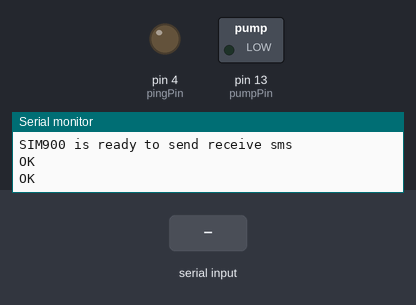
The sketch below on a simulated Arduino Uno, built with avr-gcc and run on an emulated ATmega328P. Parts: switched loads named in the sketch (green lamp = pin HIGH), output pins drawn as LEDs (lit = HIGH), the last lines printed to the serial monitor. The test bench sets the inputs (shaded band). The modem accepts every AT command (registered, SIM ready, sends succeed) and sends nothing else.

Above: at 1.4 s.
1.5 s: "ON" received over the second serial link
At 3.1 s:
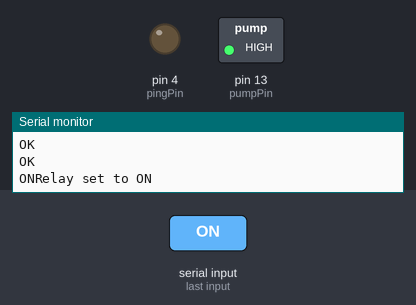
4.0 s: "OFF" received over the second serial link
At 6.1 s:
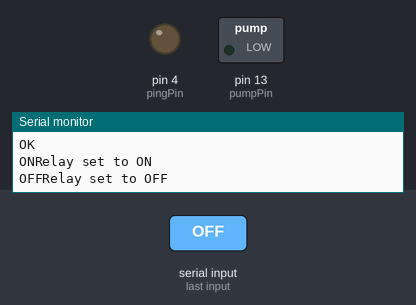
Timing chart, 0 to 7.6 s (numbered marks = the images above; inputs shaded):
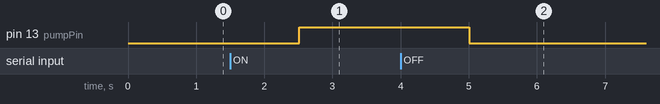

Measured:
- after the input at 1.5 s, pin 13 (pumpPin): LOW → HIGH after 1.0 s
- after the input at 4.0 s, pin 13 (pumpPin): HIGH → LOW after 1.0 s

The sketch:

pc.ino
```cpp
// Code is modified by https://MyElectronicslab.com original code written by RNL
#include <SoftwareSerial.h>

#include <Wire.h>
#include "RTClib.h"

// Configure software serial port
SoftwareSerial SIM900(7, 8);

#define TIMEOUT 5000
//#define DELAY 6000

int DELAY = 5000;

//Pin Sensor Kelembaban Tanah
const int soilMoistureSensor1Pin = A0;
const int soilMoistureSensor2Pin = A1;
float smSensor1Value = 0;
float smSensor2Value = 0;
float smSensorAverageValue = 0;


//Pin Sensor Ultrasonic/Jarak
const int pingPin = 4;
const int echo = 3;
long duration, inches, cm;

//Pin Aktuator Pompa
const int PROGMEM pumpPin = LED_BUILTIN;
//const int PROGMEM pumpPin = LED_BUILTIN;

// DS1307 RTC
// SDA pin to Arduino A4
// SCL pin to Arduino A5
RTC_DS1307 RTC;
int morningHour = 05;
DateTime now;


boolean isSMMonitoring = false;
boolean isWaterMonitoring = false;
long currentMillis;
long previousMillis;

String message;

boolean isWater = true;
String waterCondition;

boolean isNotification = false;


boolean isAutomatic = false;

char sms_text[100] = "";


// Variable to store text message
String textMessage;

// Create a variable to store Lamp state
String lampState = "HIGH";

const int ledBuiltin = LED_BUILTIN;

//String message;

// Relay connected to pin 3
const int relay = 3;


void setup() {
  // Automatically turn on the shield
  //  digitalWrite(9, HIGH);
  //  delay(1000);
  //  digitalWrite(9, LOW);
  //  delay(5000);

  //
  //
  //  //Menampilkan judul di Serial Monitor
  //  Serial.println("===Penyiram Tanaman Cabai===");
  //  Serial.println("Starting SIM800 Auto Read SMS");
  //
  //Memulai RTC
  Wire.begin();
  RTC.begin();
  if (!RTC.isrunning()) {
    Serial.println("RTC is NOT running!");
    // following line sets the RTC to the date & time this sketch was compiled
    RTC.adjust(DateTime(2014, 1, 21, 4, 59, 49));// to set the time manualy
  }

  // By default the relay is off
  //  digitalWrite(relay, HIGH);

  // Initializing serial commmunication

  Serial.begin(19200);
  SIM900.begin(19200);

  // Give time to your GSM shield log on to network
  //  delay(20000);
  Serial.print("SIM900 is ready to send receive sms");

  // AT command to set SIM900 to SMS mode
  SIM900.print("AT+CMGF=1\r");
  delay(100);

  // Set module to send SMS data to serial out upon receipt
    SIM900.print("AT+CNMI=2,2,0,0,0\r");
    delay(100);


  // Set relay as OUTPUT
  pinMode(ledBuiltin, OUTPUT);
  //  pinMode(relay, OUTPUT);

  //Mengatur konfigurasi pin sensor Kelembaban Tanah
  pinMode(soilMoistureSensor1Pin, INPUT);
  pinMode(soilMoistureSensor2Pin, INPUT);

  //Mengatur konfigurasi pin sensor Ultrasonic
  pinMode(pingPin, OUTPUT);
  pinMode(echo, INPUT);

  //Mengatur konfigurasi pin Pompa
  pinMode(pumpPin, OUTPUT);

  //  sendSMS("Tes");
  //sendMessage();
}

// Function that sends SMS
void sendMessage(int mode)
{
  if (mode == 1) {
    Serial.println ("SIM900A Mengirim SMS");
    SIM900.println("AT+CMGF=1");    //Sets the GSM Module in Text Mode
    delay(1000);  // Delay of 1000 milli seconds or 1 second
    Serial.println ("Set SMS Number");
    SIM900.println("AT+CMGS=\"+6281327293085\"\r"); // Replace with your mobile number
    delay(1000);
    Serial.println ("Set SMS Content");
    SIM900.println(message);// The SMS text you want to send
    delay(100);
    Serial.println ("Finish");
    SIM900.println((char)26);// ASCII code of CTRL+Z
    delay(1000);
    Serial.println (" ->SMS Selesai dikirim");
  } else if (mode == 2) {
    Serial.println ("SIM900A Mengirim SMS");
    SIM900.println("AT+CMGF=1");    //Sets the GSM Module in Text Mode
    delay(1000);  // Delay of 1000 milli seconds or 1 second
    Serial.println ("Set SMS Number");
    SIM900.println("AT+CMGS=\"+6281327293085\"\r"); // Replace with your mobile number
    delay(1000);
    Serial.println ("Set SMS Content");
    SIM900.println(sms_text);// The SMS text you want to send
    delay(100);
    Serial.println ("Finish");
    SIM900.println((char)26);// ASCII code of CTRL+Z
    delay(1000);
    Serial.println (" ->SMS Selesai dikirim");
  }
}

//Tanpa Jeda
void pompaBuka() {
  digitalWrite(pumpPin, HIGH);
  sendMessage(1);
  //  gprs.sendSMS("+56955147132", "Pompa Dinyalakan");
}

void pompaTutup() {
  digitalWrite(pumpPin, LOW);
  sendMessage(1);
  //  gprs.sendSMS("+56955147132", "Pompa Dimatikan");
}

//Dengan Jeda
void jedaPompaBuka() {
  digitalWrite(pumpPin, HIGH);
  //  gprs.sendSMS("+56955147132", "Pompa Dinyalakan");
  message = "Pompa Dinyalakan";
  sendMessage(1);
  delay(DELAY);
  digitalWrite(pumpPin, LOW);
  message = "Pompa Dimatikan";
  sendMessage(1);
  //  gprs.sendSMS("+56955147132", "Pompa Dimatikan");
}


void getAllCondition() {
  char smSensorAverageValueChar[10];
  char cmChar[10];
  char copy[50];
  waterCondition.toCharArray(copy, 50);
  dtostrf(smSensorAverageValue, 1, 2, smSensorAverageValueChar); // float to string
  dtostrf(cm, 1, 2, cmChar); // float to string
  sprintf(sms_text, "Soil Moisture Average Value : %s, Jarak: %s cm, Keadaan Air : %s", smSensorAverageValueChar, cmChar, copy);
  //  gprs.sendSMS("+56955147132", sms_text);
  sendMessage(2);

  Serial.println(sms_text);
  Serial.println("\nSMS sent OK");
}

void getWaterCondition() {
  char cmChar[10];
  char copy[20];
  waterCondition.toCharArray(copy, 20);
  dtostrf(cm, 1, 2, cmChar); // float to string
  sprintf(sms_text, "Jarak: %s cm, Keadaan Air : %s", cmChar, copy);
  //  gprs.sendSMS("+56955147132", sms_text);
  sendMessage(2);
  Serial.println(sms_text);
  Serial.println("\nSMS sent OK");
}


long previousRTCMillis;
boolean isRTCShow = false;
//Menampilkan waktu
void showRTC() {
  if ((isRTCShow == false) && (currentMillis - previousRTCMillis >= 1000)) {
    now = RTC.now();
    Serial.print("DATE : ");
    Serial.print(now.day(), DEC);
    Serial.print("/");
    if (now.month() < 10) {
      Serial.print("0");
    }
    Serial.print(now.month(), DEC);
    Serial.print("/");

    Serial.println(now.year(), DEC);

    Serial.print("TIME : ");
    if (now.hour() < 10) {
      Serial.print("0");
    }
    Serial.print(now.hour(), DEC);
    Serial.print(":");
    if (now.minute() < 10) {
      Serial.print("0");
    }

    Serial.print(now.minute(), DEC);
    Serial.print(":");
    if (now.second() < 10) {
      Serial.print("0");
    }

    Serial.println(now.second(), DEC);
    //  delay(1000);
    isRTCShow = true;
    previousRTCMillis = currentMillis;
  } else if ((isRTCShow == true) && (currentMillis - previousRTCMillis >= 1000)) {
    isRTCShow = false;
    previousRTCMillis = currentMillis;
  }
}


void automatic() {

  //Alarm
  if ((int) morningHour != 0) {
    if (now.hour() == (int) morningHour && now.minute() == 0 && now.second() <= 30 ) {
      digitalWrite(pumpPin, HIGH);
    } else {
      digitalWrite(pumpPin, LOW);
    }
  }
}
//
//
long previousMonitorMillis;
//Semua Kondisi Sensor
void monitorAllCondition() {

  digitalWrite(pingPin, LOW);
  delayMicroseconds(2);
  digitalWrite(pingPin, HIGH);
  delayMicroseconds(5);
  digitalWrite(pingPin, LOW);

  duration = pulseIn(echo, HIGH);

  //  inches = duration / 74 / 2;
  cm = duration / 29 / 2;

  //  Serial.print(inches);
  //  Serial.print("in, ");


  if ((isSMMonitoring == false) && (currentMillis - previousMonitorMillis >= 4000)) {
    smSensor1Value = analogRead(soilMoistureSensor1Pin);
    smSensor2Value = analogRead(soilMoistureSensor2Pin);
    smSensorAverageValue = (smSensor1Value + smSensor2Value) / 2;
    Serial.print("sensor1 : ");
    Serial.print(smSensor1Value);
    Serial.print(" & sensor2 : ");
    Serial.println(smSensor2Value);
    Serial.print("smSensorAverageValue : ");
    Serial.println(smSensorAverageValue);

    Serial.print(cm);
    Serial.print("cm");
    Serial.println();

    if (cm > 20) {
      Serial.println("Air Sudah Habis");
      waterCondition = "Air kering";
      digitalWrite(pumpPin, LOW);
      isWater = false;
    } else {
      Serial.println("Air Masih Ada");
      waterCondition = "Air masih ada";
      isWater = true;
    }

    isSMMonitoring = true;
    previousMonitorMillis = currentMillis;
  } else if ((isSMMonitoring == true) && (currentMillis - previousMonitorMillis >= 8000)) {
    isSMMonitoring = false;
    previousMonitorMillis = currentMillis;
  }

}

void loop() {

  //    now = RTC.now();
  //    Serial.print("DATE : ");
  //    Serial.print(now.day(), DEC);
  //    Serial.print("/");
  //    if (now.month() < 10) {
  //      Serial.print("0");
  //    }
  //    Serial.print(now.month(), DEC);
  //    Serial.print("/");
  //
  //    Serial.println(now.year(), DEC);
  //
  //    Serial.print("TIME : ");
  //    if (now.hour() < 10) {
  //      Serial.print("0");
  //    }
  //    Serial.print(now.hour(), DEC);
  //    Serial.print(":");
  //    if (now.minute() < 10) {
  //      Serial.print("0");
  //    }
  //
  //    Serial.print(now.minute(), DEC);
  //    Serial.print(":");
  //    if (now.second() < 10) {
  //      Serial.print("0");
  //    }
  //
  //    Serial.println(now.second(), DEC);
  //    delay(1000);

  //  currentMillis = millis();  //Sebagai stopwatch
  //  showRTC();
  //  monitorAllCondition();
  //      if (isAutomatic == true) {
  //        automatic();
  //      }

  //  if (isNotification) {
  //    if (isWater == false) {
  //      if ((isWaterMonitoring == false) && (currentMillis - previousWaterMillis >= 4000)) {
  //        gprs.sendSMS("+56955147132", "Air habis!!!");
  //        isWaterMonitoring = true;
  //        previousWaterMillis = currentMillis;
  //      } else if ((isWaterMonitoring == true) && (currentMillis - previousWaterMillis >= 64000)) {
  //        isWaterMonitoring = false;
  //        previousWaterMillis = currentMillis;
  //      }
  //    }
  //  }


  if (SIM900.available() > 0) {
    textMessage = SIM900.readString();
    Serial.print(textMessage);
    delay(10);
  }
  if (textMessage.indexOf("ON") >= 0) {
    // Turn on relay and save current state
    digitalWrite(pumpPin, HIGH);
    lampState = "on";
    Serial.println("Relay set to ON");
    textMessage = "";
//    SIM900.print("AT+CMGD=1,4");
//    delay(100);
  }
  if (textMessage.indexOf("OFF") >= 0) {
    // Turn off relay and save current state
    digitalWrite(pumpPin, LOW);
    lampState = "off";
    Serial.println("Relay set to OFF");
    textMessage = "";
//    SIM900.print("AT+CMGD=1,4");
//    delay(100);
  }
  if (textMessage.indexOf("STATE") >= 0) {
    message = "Lamp is " + lampState;
    //    sendSMS(message);
    sendMessage(1);
    Serial.println("Lamp state resquest");
    textMessage = "";
  }


  //    if (textMessage.indexOf("ACTION_START") >= 0) {
  //      // Turn off relay and save current state
  //      message = "POMPA ON";
  //      pompaBuka();
  //      lampState = "on";
  //
  //      Serial.println("PUMP ACTIVATED");
  //      textMessage = "";
  //    }
  //
  //    if (textMessage.indexOf("ACTION_STOP") >= 0) {
  //      // Turn off relay and save current state
  //      message = "POMPA OFF";
  //      pompaTutup();
  //      lampState = "off";
  //      Serial.println("PUMP DEACTIVATED");
  //      textMessage = "";
  //    }
  //
  //    if (textMessage.indexOf("ACTION_DELAYSTART") >= 0) {
  //      // Turn off relay and save current state
  //      lampState = "on";
  //      Serial.println("DELAY PUMP ACTIVATED");
  //      textMessage = "";
  //      jedaPompaBuka();
  //    }
  //    if (textMessage.indexOf("GET_ALLCONDITION") >= 0) {
  //      // Turn off relay and save current state
  //      Serial.println("GET ALL CONDTION");
  //      textMessage = "";
  //      getAllCondition();
  //    }
  //    if (textMessage.indexOf("GET_WATERCONDITION") >= 0) {
  //      // Turn off relay and save current state
  //      Serial.println("GET WATER CONDTION");
  //      textMessage = "";
  //      getWaterCondition();
  //    }
  //
  //    if (textMessage.indexOf("#") >= 0) {
  //      // Turn off relay and save current state
  //      Serial.println("ENABLE AUTOMATIC");
  //      textMessage = "";
  //      isAutomatic = true;
  //    }
  //    if (textMessage.indexOf("$") >= 0) {
  //      // Turn off relay and save current state
  //      Serial.println("DISABLE AUTOMATIC");
  //      textMessage = "";
  //      isAutomatic = false;
  //    }
}
```
